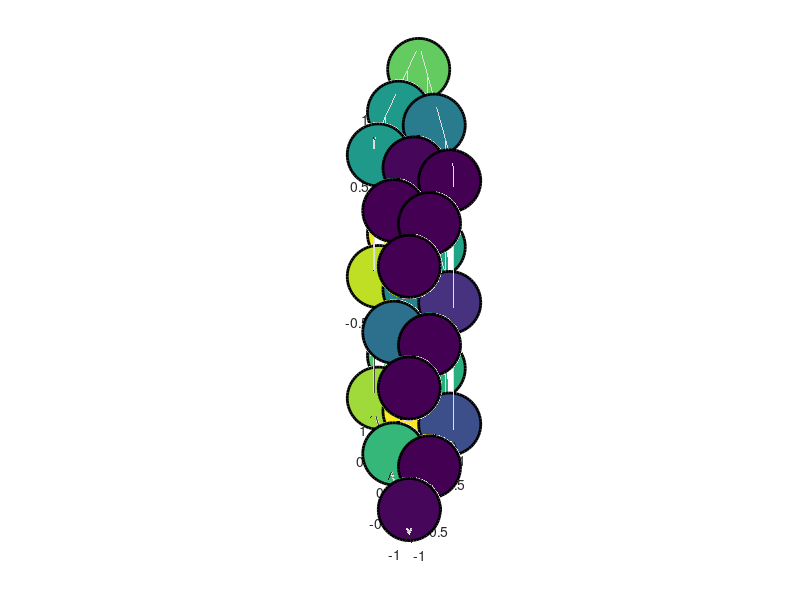

Source code (MATLAB): (Note: this script raises an error after producing the figure.)
clear
close all;
cla

% load('data/branched_bundled_heatmap_vals.mat')
load('data/signal_branched_bundled_heatmap_vals.mat')
% load('data/independentbranchedbundled.mat')


lf_or_yes=lf;
labels_on=0;
title_on=1;

dot_size=2000;
line_width=2;

green=[0,1,0.5];
grey=[0.4,0.6,0.7];
blue=[0.2,0.2,0.9];
gg=[linspace(green(1),grey(1),20);linspace(green(2),grey(2),20);linspace(green(3),grey(3),20)];
gb=[linspace(grey(1),blue(1),20);linspace(grey(2),blue(2),20);linspace(grey(3),blue(3),20)];
ggb=flip([gg gb]');

f=figure(1);
subplot(1,5,3)
% scatter3(ka(kc==-0.9),kb(kc==-0.9),kd(kc==-0.9),1000,lf(kc==-0.9),'filled')
scatter3(ka(kc==-kb),kb(kc==-kb),kd(kc==-kb),dot_size,lf_or_yes(kc==-kb),...
    'filled','LineWidth',line_width, 'MarkerEdgeColor',[0 0 0])
% scatter3(kaa(kaa==kcc),kbb(kaa==kcc),kdd(kaa==kcc),dot_size,lf_or_yes(kaa==kcc),...
%     'filled','LineWidth',line_width, 'MarkerEdgeColor',[0 0 0])
clim([0,0.75])
if labels_on==1
xlabel('ka')
ylabel('kb');
zl=zlabel('kd');
% xlabel('kaa')
% ylabel('kbb');
% zl=zlabel('kdd');
% zl.Position(2) = zl.Position(2)-1;
end
if title_on==1
    title('kb=-kc','Position',[0,0,3])
    % title('kaa=kcc','Position',[0,0,20])
end
colormap(ggb)
alpha 1
view(-52.8368,30.7651)
axis equal
set(gca,'XTick',[],'YTick',[],'ZTick',[])
grid on
box on
set(gca,'BoxStyle','full','LineWidth',line_width)
set(gca,'Ydir','reverse')

subplot(1,5,4)
scatter3(ka(kc==0),kb(kc==0),kd(kc==0),dot_size,lf_or_yes(kc==0),...
    'filled','LineWidth',line_width, 'MarkerEdgeColor',[0 0 0])
% scatter3(kaa(kaa==-kcc),kbb(kaa==-kcc),kdd(kaa==-kcc),dot_size,lf_or_yes(kaa==-kcc),...
%     'filled','LineWidth',line_width, 'MarkerEdgeColor',[0 0 0])
clim([0,0.75])
if labels_on==1
xlabel('ka')
ylabel('kb')
zl=zlabel('kd');
% xlabel('kaa')
% ylabel('kbb');
% zl=zlabel('kdd');
% zl.Position(2) = zl.Position(2)-1;
end
if title_on==1
    title('kc=0','Position',[0,0,3])
    % title('kaa=-kcc','Position',[0,0,20])
end
colormap(ggb)
alpha 1
view(-52.8368,30.7651)
axis equal
set(gca,'XTick',[],'YTick',[],'ZTick',[])
grid on
box on
set(gca,'BoxStyle','full','LineWidth',line_width)
set(gca,'Ydir','reverse')

subplot(1,5,1)
% scatter3(ka(kc==0.9),kb(kc==0.9),kd(kc==0.9),1000,lf(kc==0.9),'filled')
scatter3(ka(kc==kb),kb(kc==kb),kd(kc==kb),dot_size,lf_or_yes(kc==kb),...
    'filled','LineWidth',line_width, 'MarkerEdgeColor',[0 0 0])
% scatter3(kcc(kaa==0),kbb(kaa==0),kdd(kaa==0),dot_size,lf_or_yes(kaa==0),...
%     'filled','LineWidth',line_width, 'MarkerEdgeColor',[0 0 0])
clim([0,0.75])
if labels_on==1
xlabel('ka')
ylabel('kb')
zl=zlabel('kd');
% xlabel('kcc')
% ylabel('kbb');
% zl=zlabel('kdd');
% zl.Position(2) = zl.Position(2)-1;
% title('kc=0.9','Position',[0,0,2])
end
if title_on==1
    title('kb=kc','Position',[0,0,3])
    % title('kaa=0','Position',[0,0,20])
end
colormap(ggb)
alpha 1
view(-52.8368,30.7651)
axis equal
set(gca,'XTick',[],'YTick',[],'ZTick',[])
grid on
box on
set(gca,'BoxStyle','full','LineWidth',line_width)
set(gca,'Ydir','reverse')

subplot(1,5,2)
scatter3(ka(kb==0),kc(kb==0),kd(kb==0),dot_size,lf_or_yes(kb==0),...
    'filled','LineWidth',line_width, 'MarkerEdgeColor',[0 0 0])
% scatter3(kaa(kcc==0),kbb(kcc==0),kdd(kcc==0),dot_size,lf_or_yes(kcc==0),...
%     'filled','LineWidth',line_width, 'MarkerEdgeColor',[0 0 0])
clim([0,0.75])
if labels_on==1
xlabel('ka')
ylabel('kc')
zl=zlabel('kd');
% xlabel('kaa')
% ylabel('kbb');
% zl=zlabel('kdd');
% zl.Position(2) = zl.Position(2)-1;
end
if title_on==1
    title('kb=0','Position',[0,0,3])
    % title('kcc=0','Position',[0,0,20])
end
colormap(ggb)
alpha 1
view(-52.8368,30.7651)
axis equal
set(gca,'XTick',[],'YTick',[],'ZTick',[])
grid on
box on
set(gca,'BoxStyle','full','LineWidth',line_width)
set(gca,'Ydir','reverse')

subplot(1,5,5)
cb=colorbar;
clim([0,0.75])
pos=get(cb,'position');
% set(cb,'position',[pos(1)-0.1 pos(2)+0.2 pos(3)*2 pos(4)/2])
set(cb,'position',[pos(1)-0.05 pos(2)+0.2 pos(3)*2 pos(4)/2])
set(gca,'visible','off')
set(gcf,'color','w');

f.Position = [584,599,1247,559];